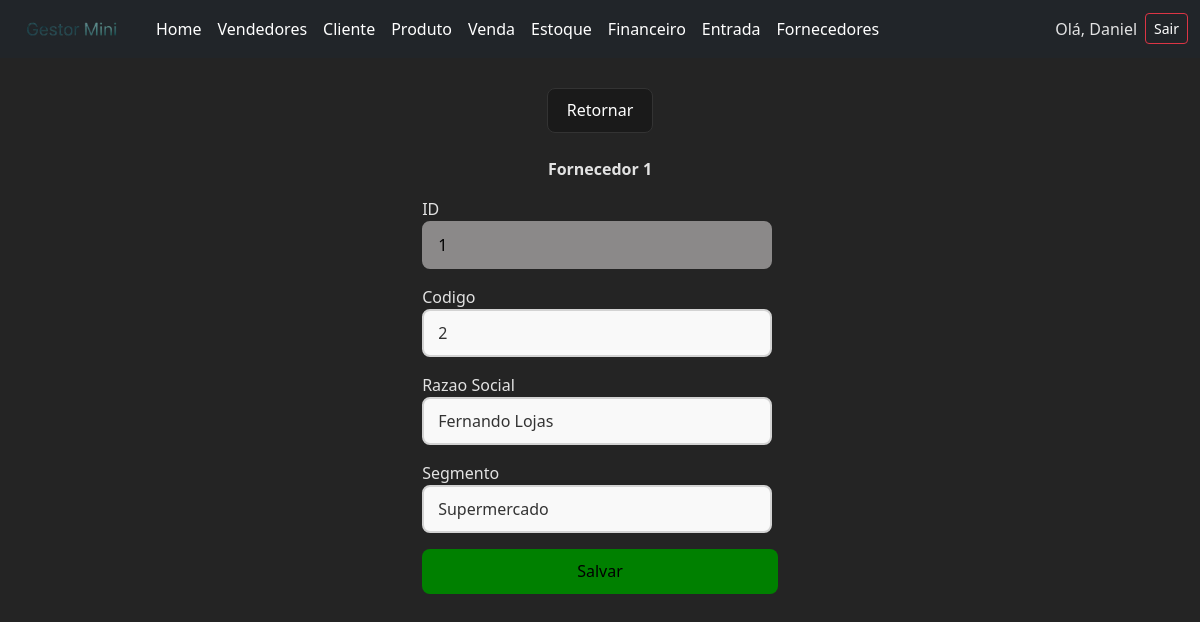
The app's page /fornecedores/1/edit (signed in) with its own data.
### core/models.py (models this page shows, shortened)
class Fornecedor(models.Model):
    codigo = models.IntegerField()
    razaosocial = models.CharField(max_length=100)
    segmento = models.CharField(max_length=100)

### core/views.py (the view, shortened to what this page needs)
# urls.py: path('fornecedores/<int:id>/edit',views.editar_fornecedor,name='editarfornecedor'),
@login_required
def editar_fornecedor(request,id):
    erro = None
    forn = get_object_or_404(Fornecedor,id=id)
    codigo = request.POST.get('codigofor')
    razaosocial = request.POST.get('razaofor')
    segmento = request.POST.get('segmentofor')
    context = {
        'forn': Fornecedor.objects.get(id=id),
        'erro':erro,
    }
    return render(request,'edicao/editarfornecedor.html',context)

### core/templates/edicao/editarfornecedor.html (shortened to what this page needs)
<!DOCTYPE html>
<html lang="pt-br">
<head>
    {% load static %}
    <link rel="stylesheet" href="{% static 'produtos.css' %}">
</head>
<body>
    {% include 'components/navbar.html'%}
    <div class="divcentral">
        <button class="buttonp"><a href="{% url 'fornecedores' %}">Retornar</a></button>
        <br>
         <p class="fw-bold">Fornecedor {{forn.id}} </p>
        <form  method="post">
            <div class="formularios">
                <p class="boldtext">ID<input class="inputcadastrodisable"  name="id" value="{{ forn.id }}" disabled></p>
                <p class="boldtext" >Codigo<input class="inputcadastro" type="text" name="codigofor" value="{{ forn.codigo }}"></p>
                <p class="boldtext">Razao Social<input class="inputcadastro" type="text" name="razaofor" value="{{forn.razaosocial}}"></p>
                <p class="boldtext">Segmento<input class="inputcadastro" type="text" name="segmentofor" value="{{forn.segmento}}"></p>
                <button class="checkbutton" type="submit">Salvar</button>
        </div>
    </form>
    </div>
</body>
</html>

### core/templates/components/navbar.html (shortened to what this page needs)
<!DOCTYPE html>
<html lang="en">
<head>
    <link href="https://cdn.jsdelivr.net/npm/bootstrap@5.3.3/dist/css/bootstrap.min.css" rel="stylesheet">
    {% load static %}
    <link rel="stylesheet" href="{% static 'style.css'%}">
</head>
<body>
    <nav class="navbar navbar-expand-lg navbar-dark bg-dark">
  <div class="container-fluid">
    <a class="navbar-brand" href="{% url 'home' %}"><img class="img" src="{% static 'images/fraselogo.png' %}" alt=""></a>
    <div class="collapse navbar-collapse" id="navbarMenu">
      <ul class="navbar-nav me-auto mb-2 mb-lg-0">
        <li class="nav-item">
          <a class="nav-link active" href="{% url 'home' %}">Home</a>
        </li>
        <li class="nav-item">
          <a class="nav-link" href="{%url 'vendedores' %}">Vendedores</a>
        </li>
        <li class="nav-item">
          <a class="nav-link" href="{% url 'clientes' %}">Cliente</a>
        </li>
        <li class="nav-item">
          <a class="nav-link" href="{% url 'produtos' %}">Produto</a>
        </li>
        <li class="nav-item">
          <a class="nav-link" href="{% url 'vendas' %}">Venda</a>
        </li>
        <li class="nav-item">
          <a class="nav-link" href="{% url 'estoque' %}">Estoque</a>
        </li>
        <li class="nav-item">
          <a class="nav-link" href="{% url 'duplicatas' %}">Financeiro</a>
        </li>
        <li>
          <a class="nav-link" href="{% url 'entradas' %}">Entrada</a>
        </li>
        <li>
          <a class="nav-link" href="{% url 'fornecedores' %}">Fornecedores</a>
        </li>
      </ul>
      {% if user.is_authenticated %}
      <div class="d-flex align-items-center ms-auto mb-2 mb-lg-0">
          <small class="me-2 nav-link">Olá, {{ user.username }}</small>
          <a href="{% url 'logout' %}" class="btn btn-outline-danger btn-sm">Sair</a>
      </div>
      {% else %}
      <div class="d-flex">
        <a href="/login" class="btn btn-outline-light">Login</a>
      </div>
      {% endif %}
    </div>
  </div>
</nav>
</body>
</html>

### static/produtos.css (style rules this page uses)
* { margin: 0; padding: 0; box-sizing: border-box; }
:root { font-family: Inter, system-ui, Avenir, Helvetica, Arial, sans-serif; line-height: 1.5; font-weight: 400; color-scheme: light dark; color: rgba(255, 255, 255, 0.87) !important; background-color: #242424; -webkit-font-smoothing: antialiased; -moz-osx-font-smoothing: grayscale; }
body { color: rgba(255, 255, 255, 0.87) !important; background-color: #242424 !important ; }
.inputcadastro, .inputcadastrodisable { width: 100%; max-width: 350px; padding: 10px 14px; border-radius: 8px; font-size: 16px; outline: none; transition: 0.2s ease; }
.inputcadastro { background: #f9f9f9; border: 2px solid #d3d3d3; color: #333; }
.inputcadastro::placeholder { color: #888; opacity: 0.8; }
.inputcadastrodisable { background: #8b8989; border: 2px solid #8b8989; color: black; }
a { font-weight: 500 !important; color: #ffffff !important; text-decoration: inherit !important; }
.buttonp { border-radius: 8px; border: 1px solid #333; padding: 0.6em 1.2em; font-size: 1em; font-weight: 500; background-color: #1a1a1a; cursor: pointer; transition: 0.25s ease; }
.checkbutton { background-color: green; border-radius: 8px; border: 1px solid transparent; padding: 0.6em 1.2em; font-size: 1em; font-weight: 500; cursor: pointer; transition: 0.25s ease; }
.divcentral { height: 20em; padding-top: 30px; display: flex; align-items: center; flex-direction: column; justify-content: space-evenly; background-color: #242424; }
.inputcadastro { width: 100%; max-width: 350px; padding: 10px 14px; background: #f9f9f9; border: 2px solid #d3d3d3; border-radius: 8px; font-size: 16px; color: #333; outline: none; transition: 0.2s ease; }
.inputcadastrodisable { width: 100%; max-width: 350px; padding: 10px 14px; background: #8b8989; border: 2px solid #8b8989; border-radius: 8px; font-size: 16px; color: black; outline: none; }
.formularios { display: flex; justify-content: space-around; flex-direction: column; height: 20em; }

### static/style.css (style rules this page uses)
.img { width: 120px; height: 30px; }

### records on screen
Fornecedor: id "1", codigofor "2", razaofor "Fernando Lojas", segmentofor "Supermercado"

### other values on screen
{{ user.username }} "Daniel"
